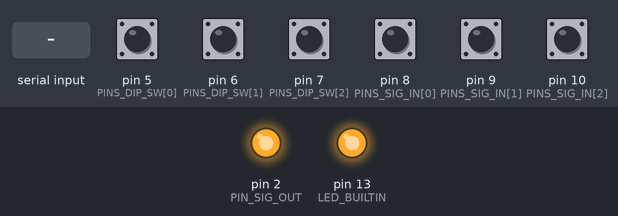
Bench run of a program on a simulated Arduino Uno, built with avr-gcc and run on an emulated ATmega328P. On the bench: output pins drawn as LEDs (lit = HIGH). The test bench sets the inputs (shaded band); at power-on: pin 5 (PINS_DIP_SW[0]), pin 6 (PINS_DIP_SW[1]), pin 7 (PINS_DIP_SW[2]), pin 8 (PINS_SIG_IN[0]), pin 9 (PINS_SIG_IN[1]), pin 10 (PINS_SIG_IN[2]) HIGH. What the program prints to the serial monitor is not drawn.

Above: at 1.2 s.
1.3 s: pin 7 (PINS_DIP_SW[2]) pulled LOW for 0.15 s
At 1.5 s:
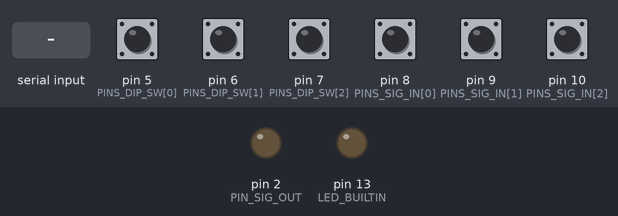
3.1 s: "sensor" received over Serial
5.6 s: "sw" received over Serial
8.1 s: "out" received over Serial
Timing chart, 0 to 11.1 s (numbered marks = the images above; inputs shaded):
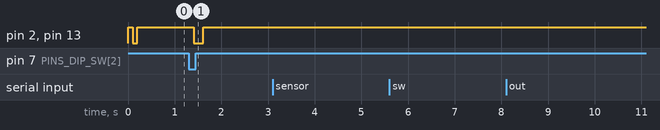

Measured:
- after the input at 1.3 s, pin 2 (PIN_SIG_OUT), pin 13 (LED_BUILTIN): HIGH → LOW after 0.11 s, → HIGH 0.20 s later
- after the input at 3.1 s, every drawn part: stays the same
- after the input at 5.6 s, every drawn part: stays the same
- after the input at 8.1 s, every drawn part: stays the same

The program:

main.cpp
```cpp
#include <Arduino.h>
#include <stdbool.h>

const unsigned long BAUDRATE = 9600;

/*
 * PIN Configuration
 */
const uint8_t PINS_DIP_SW[] = {5, 6, 7};
const uint8_t PINS_SIG_IN[] = {8, 9, 10};
const uint8_t PIN_SIG_OUT = 2;

unsigned long PrevTime_SW = 0;
unsigned long PrevTime_Sensor = 0;
unsigned long PrevTime_StateMonitor = 0;

const unsigned long INTERVAL_SW = 200;
const unsigned long INTERVAL_SENSOR = 100;
const unsigned long INTERVAL_STATEMONITOR = 200;

/* DIP switch state variable
 *   SW0 - Disable/Enable Sensor 1
 *   SW1 - Disable/Enable Sensor 2
 *   SW2 - Invert Output
 *
 *   S01
 *    LL - Enable Sensor 0
 *    HL - Enable Sensor 0, 1
 *    LH - Enable Sensor 0, 2
 *    HH - Enable Sensor 0, 1, 2
 *   S2
 *    L  - Output Invert FALSE
 *    H  - Output Invert TRUE
 */
bool State_SW[] = {true, true, true};

/*
 * Sensor state variable
 *   Sensor 0, Sensor1, Sensor 2
 */
bool State_Sensor[] = {false, false, false};


/*
 * Output GPIO state
 */
bool State_Output = false;

/*
 *
 */
bool State_StateMonitor = false;

bool sig_out(bool);
bool getSensorState(int);
void print_sw_state();
void print_sensor_state();
void print_output_state();
void print_state();

void setup() {
  // Initialize Serial
  Serial.begin(BAUDRATE);

  // Initialize dip switch
  for (size_t i = 0; i < sizeof(PINS_DIP_SW) / sizeof(*PINS_DIP_SW); i++) {
    pinMode(PINS_DIP_SW[i], INPUT);
  }

  // Initialize sensor pins
  for (size_t i = 0; i < sizeof(PINS_SIG_IN) / sizeof(*PINS_SIG_IN); i++) {
    pinMode(PINS_SIG_IN[i], INPUT_PULLUP);
  }

  // Initialize output
  pinMode(PIN_SIG_OUT, OUTPUT);
  pinMode(LED_BUILTIN, OUTPUT);

  Serial.println(F("Arduino ready!"));
}

void loop() {
  /* DIP Switch */
  if (millis() - PrevTime_SW > INTERVAL_SW) {
    PrevTime_SW = millis();

    State_SW[0] = !digitalRead(PINS_DIP_SW[0]);
    State_SW[1] = !digitalRead(PINS_DIP_SW[1]);
    State_SW[2] = !digitalRead(PINS_DIP_SW[2]);
  }

  /* Read Sensor */
  if (millis() - PrevTime_Sensor > INTERVAL_SENSOR) {
    PrevTime_Sensor = millis();

    State_Sensor[0] = digitalRead(PINS_SIG_IN[0]);
    State_Sensor[1] = digitalRead(PINS_SIG_IN[1]);
    State_Sensor[2] = digitalRead(PINS_SIG_IN[2]);
  }

  if (getSensorState(0) && getSensorState(1) && getSensorState(2)) {
    if (State_SW[2])
      sig_out(false);
    else
      sig_out(true);
  } else {
    if (State_SW[2])
      sig_out(true);
    else
      sig_out(false);
  }

  if (State_StateMonitor && (millis() - PrevTime_StateMonitor > INTERVAL_STATEMONITOR)) {
    PrevTime_StateMonitor = millis();

    print_state(); Serial.println();
  }
}

bool getSensorState(int ch) {
  if (ch > 0) {
    if (State_SW[ch - 1]) {
      return State_Sensor[ch];
    } else {
      return true;
    }
  } else {
    return State_Sensor[0];
  }
}

void serialEvent() {
  String msg = Serial.readString();
  msg.trim();

  if (msg == "out1") {
    sig_out(true);
  } else if (msg == "out0") {
    sig_out(false);
  } else if (msg == "sensor") {
    print_sensor_state();
    Serial.println();
  } else if (msg == "sw") {
    print_sw_state();
    Serial.println();
  } else if (msg == "out") {
    print_output_state();
    Serial.println();
  } else if (msg == "state") {
    print_state();
    Serial.println();
  } else if (msg == "state1") {
    State_StateMonitor = true;
  } else if (msg == "state0") {
    State_StateMonitor = false;
  }
}

bool sig_out(bool state) {
  digitalWrite(PIN_SIG_OUT, state);
  digitalWrite(LED_BUILTIN, state);
  State_Output = state;

  return state;
}

void print_sw_state() {
  Serial.print(F("SWITCH: SW0-")); Serial.print(State_SW[0]);
  Serial.print(F(" SW1-")); Serial.print(State_SW[1]);
  Serial.print(F(" SW2-")); Serial.print(State_SW[2]);
}

void print_sensor_state() {
  Serial.print(F("SENSOR: S0-")); Serial.print(State_Sensor[0]);
  Serial.print(F(" S1-")); Serial.print(State_Sensor[1]);
  Serial.print(F(" S2-")); Serial.print(State_Sensor[2]);
}

void print_output_state() {
  Serial.print(F("SIGOUT-")); Serial.print(State_Output);
}

void print_state() {
  Serial.print(F("SYST-")); Serial.print(millis()); Serial.print(" ");
  print_sw_state(); Serial.print(" ");
  print_sensor_state(); Serial.print(" ");
  print_output_state();
}
```
